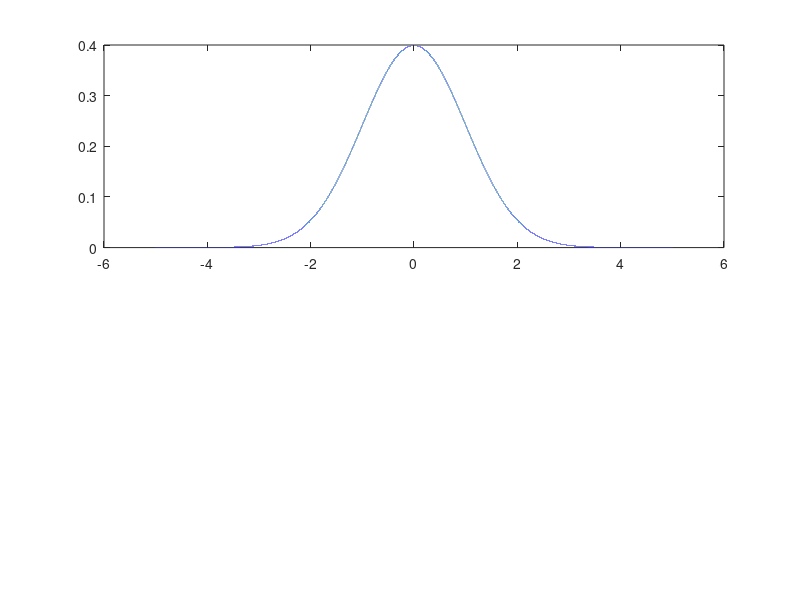

This chart was generated by the following MATLAB code: (Note: this script raises an error after producing the figure.)
clear; clc; rng shuffle; clf;

mu = 12;
sigma = 2;

z = linspace(-5, 5, 1e5 + 1);
alpha = linspace(0, 1, 1e5 + 1);

x = mu + sigma*z;

a = 13;
b = 14;

hold on;
plot(z, normpdf(z));
plot(z, normcdf(z));
plot(z, norminv(z));
pause;
hold off;

f = normpdf((x - mu) / sigma) / sigma;

subplot(2, 1, 1);
plot(z, normpdf(z));
xline((a-mu)/sigma, 'b', 'a_Z');
xline((b-mu)/sigma, 'g', 'b_Z');
subplot(2, 1, 2);
plot(x, f);
xline(a, 'b', 'a');
xline(b, 'g', 'b');

dx = x(2) - x(1);
m0 = sum(f * dx);

intervalloX = (x <= b & x > a);
P_ab_pdf_X = sum(f(intervalloX)*dx);

intervalloZ = (z <= (b-mu)/sigma & z > (a-mu)/sigma);
dz = z(2) - z(1);
P_ab_pdf_Z = sum(normpdf(z(intervalloZ))*dz);

P_ab_cdf_Z = normcdf((b-mu)/sigma) - normcdf((a-mu)/sigma);

pause;
hold off;

sigmaZ = 1;
muZ = 0;

subplot(2, 1, 1);
plot(z, normpdf(z));
xline(muZ, '-', '\mu');
xline(muZ + sigmaZ, '-', '\mu + \sigma');
xline(muZ - sigmaZ, '-', '\mu - \sigma');
xline(muZ + 2*sigmaZ, '-', '\mu + 2\sigma');
xline(muZ - 2*sigmaZ, '-', '\mu - 2\sigma');
subplot(2, 1, 2);
plot(x, f);
xline(mu, '-', '\mu');
xline(mu + sigma, '-', '\mu + \sigma');
xline(mu - sigma, '-', '\mu - \sigma');
xline(mu + 2*sigma, '-', '\mu + 2\sigma');
xline(mu - 2*sigma, '-', '\mu - 2\sigma');

P_1sigma = sum(normpdf(z(z >= -sigmaZ & z < sigmaZ)) * dz);
P_2sigma = sum(normpdf(z(z >= -2*sigmaZ & z < 2*sigmaZ)) * dz);
P_1sigma_X = sum(f(x >= mu - sigma & x < mu + sigma) * dx);
P_2sigma_X = sum(f(x >= mu - 2*sigma & x < mu + 2*sigma) * dx);
